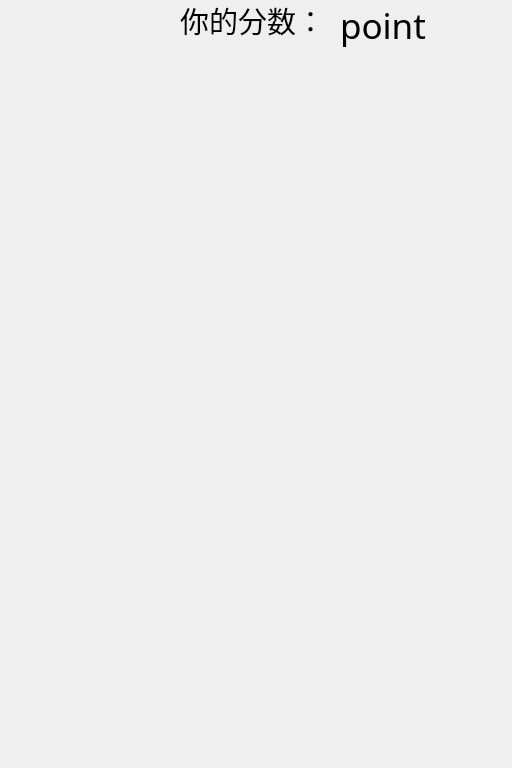
<?xml version="1.0" encoding="UTF-8"?>
<ui version="4.0">
 <class>MainScene</class>
 <widget class="QWidget" name="MainScene">
  <property name="geometry">
   <rect>
    <x>0</x>
    <y>0</y>
    <width>512</width>
    <height>768</height>
   </rect>
  </property>
  <property name="windowTitle">
   <string>MainScene</string>
  </property>
  <widget class="QLabel" name="ScoreBoard">
   <property name="geometry">
    <rect>
     <x>340</x>
     <y>0</y>
     <width>191</width>
     <height>51</height>
    </rect>
   </property>
   <property name="font">
    <font>
     <family>Agency FB</family>
     <pointsize>26</pointsize>
     <weight>50</weight>
     <bold>false</bold>
    </font>
   </property>
   <property name="text">
    <string>point</string>
   </property>
  </widget>
  <widget class="QLabel" name="label">
   <property name="geometry">
    <rect>
     <x>180</x>
     <y>-10</y>
     <width>191</width>
     <height>61</height>
    </rect>
   </property>
   <property name="font">
    <font>
     <family>Agency FB</family>
     <pointsize>22</pointsize>
    </font>
   </property>
   <property name="text">
    <string>你的分数：</string>
   </property>
  </widget>
 </widget>
 <resources/>
 <connections/>
</ui>
